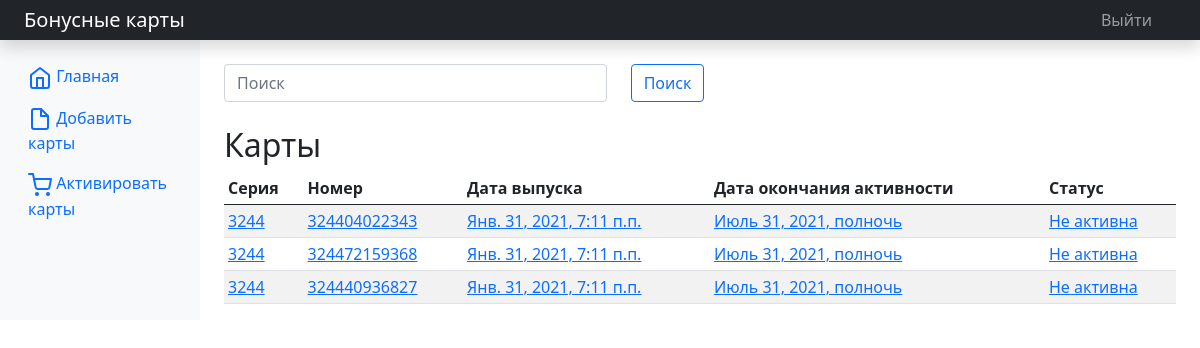
Before: / (signed in) with the older database file.
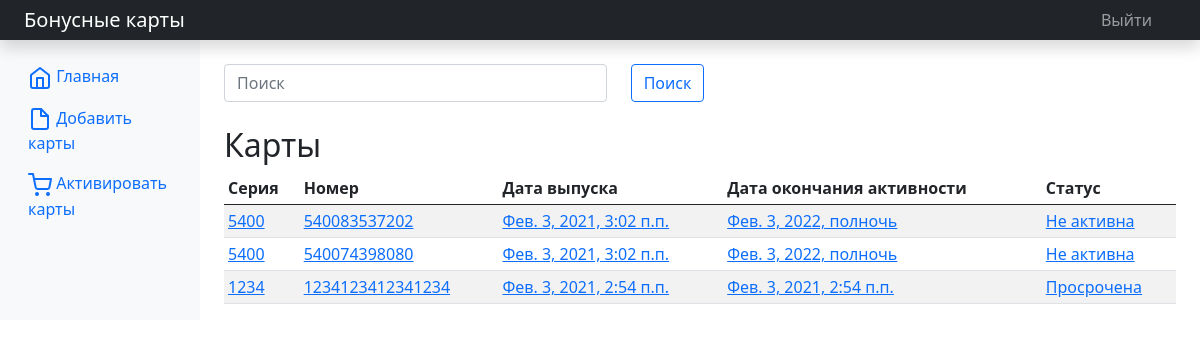
After: the same page with the newer database file.
### cardslist/models.py (models this page shows, shortened)
class CardsList(models.Model):
    card_series = models.IntegerField(verbose_name='Серия карты')
    card_number = models.IntegerField(verbose_name='Номер карты', unique=True)
    card_issue_date = models.DateTimeField(auto_now_add=True, verbose_name='Дата выпуска карты')
    card_expiration_date = models.DateTimeField(verbose_name='Дата окончания активности карты')
    card_date_of_use = models.DateTimeField(verbose_name='Дата последнего использования карты', auto_now_add=True)
    card_bonus_amount = models.FloatField(null=True, blank=True, verbose_name='Сумма бонуса карты')
    card_status = models.CharField(max_length=12, default='Не активна', verbose_name='Статус карты')
    class Meta:
        verbose_name_plural = 'Бонусные карты'
        verbose_name = 'Бонусная карта'
        ordering = ['-card_date_of_use']
    def test(self):
        import datetime
        if self.card_expiration_date < datetime.datetime.now():
            self.card_status = 'Просрочена'
            self.save()

### cardslist/views.py (the view)
# urls.py: path('', index, name='index'),
@login_required()
def index(request):
    search_query = request.GET.get('search', '')
    if search_query:
        cards = CardsList.objects.filter(Q(card_series=search_query) | Q(card_number=search_query))
        context = {'cards': cards}
    else:
        cards = CardsList.objects.all()
        for card in cards:
            card.test()
        context = pagination(request, cards)
    return render(request, 'cardslist/index.html', context)

### cardslist/services.py (called while the page is built)
def pagination(request, model):
    paginator = Paginator(model, 19)
    if 'page' in request.GET:
        page_num = request.GET['page']
    else:
        page_num = 1
    page = paginator.get_page(page_num)
    context = {'cards': page.object_list, 'page': page, 'p': paginator}
    return context

### cardslist/templates/cardslist/index.html (shortened to what this page needs)
{% extends "layout/basic.html" %}
{% block content %}
    <form class="row" action="{% url 'index' %}">
        <div class="col-5">
            <input type="search" class="form-control rounded" placeholder="Поиск" aria-label="Search"
                aria-describedby="search-addon" name="search"/>
        </div>
        <div class="col-auto">
            <button type="submit" class="btn btn-outline-primary">Поиск</button>
        </div>
    </form>
    <br>
    <h2>Карты</h2>
    <div class="table-responsive">
        <table class="table table-striped table-sm">
            <thead>
            <tr>
                <th>Серия</th>
                <th>Номер</th>
                <th>Дата выпуска</th>
                <th>Дата окончания активности</th>
                <th>Статус</th>
            </tr>
            </thead>
            <tbody>
            {% for card in cards %}
            <tr>
                <td><a href="{% url 'card_detail' card.pk %}">{{card.card_series}}</a></td>
                <td><a href="{% url 'card_detail' card.pk %}">{{card.card_number}}</a></td>
                <td><a href="{% url 'card_detail' card.pk %}">{{card.card_issue_date}}</a></td>
                <td><a href="{% url 'card_detail' card.pk %}">{{card.card_expiration_date}}</a></td>
                <td><a href="{% url 'card_detail' card.pk %}">{{card.card_status}}</a></td>
            </tr>
            {% endfor %}
            </tbody>
        </table>
    </div>
{% endblock %}

Changed rows visible on the page:
removed CardsList: card_series "3244", card_number "324404022343", card_issue_date "Янв. 31, 2021, 7:11 п.п.", card_expiration_date "Июль 31, 2021, полночь", card_status "Не активна"
removed CardsList: card_series "3244", card_number "324472159368", card_issue_date "Янв. 31, 2021, 7:11 п.п.", card_expiration_date "Июль 31, 2021, полночь", card_status "Не активна"
removed CardsList: card_series "3244", card_number "324440936827", card_issue_date "Янв. 31, 2021, 7:11 п.п.", card_expiration_date "Июль 31, 2021, полночь", card_status "Не активна"
added CardsList: card_series "5400", card_number "540083537202", card_issue_date "Фев. 3, 2021, 3:02 п.п.", card_expiration_date "Фев. 3, 2022, полночь", card_status "Не активна"
added CardsList: card_series "5400", card_number "540074398080", card_issue_date "Фев. 3, 2021, 3:02 п.п.", card_expiration_date "Фев. 3, 2022, полночь", card_status "Не активна"
added CardsList: card_series "1234", card_number "1234123412341234", card_issue_date "Фев. 3, 2021, 2:54 п.п.", card_expiration_date "Фев. 3, 2021, 2:54 п.п.", card_status "Просрочена"
